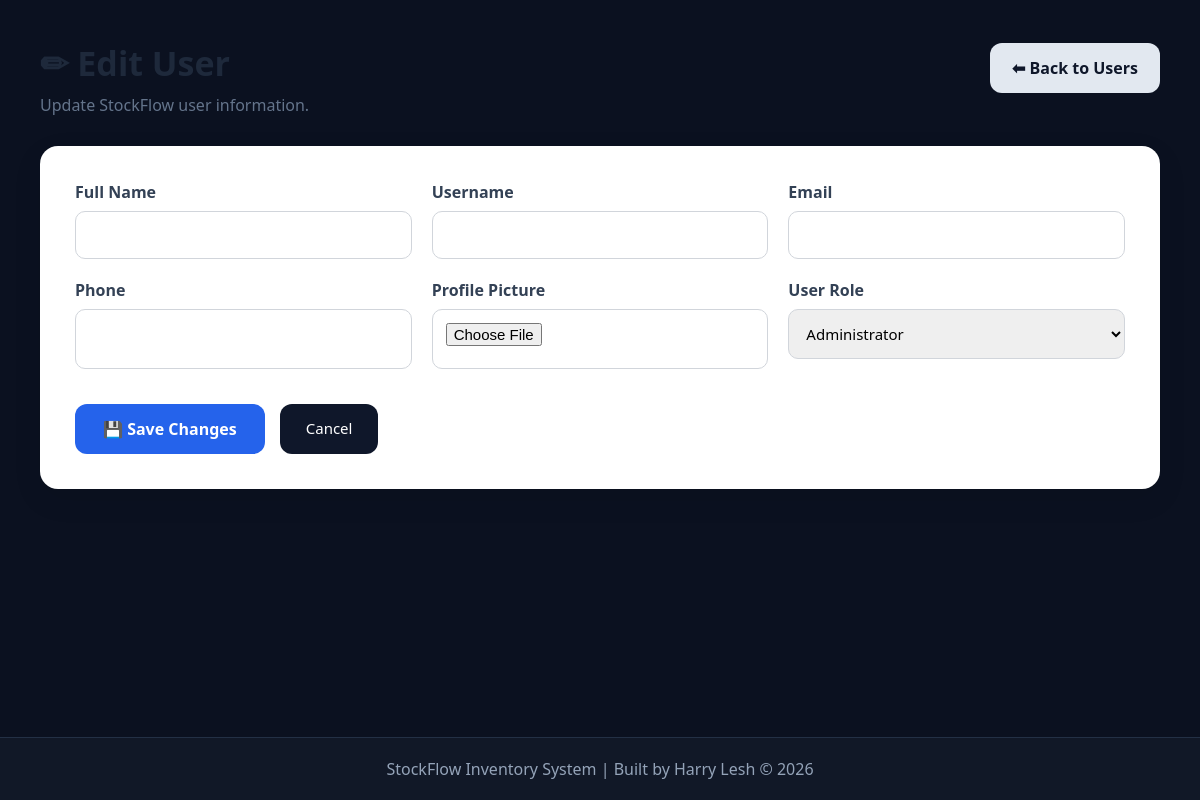
The app's page /edit_user/75 (signed in), older data.
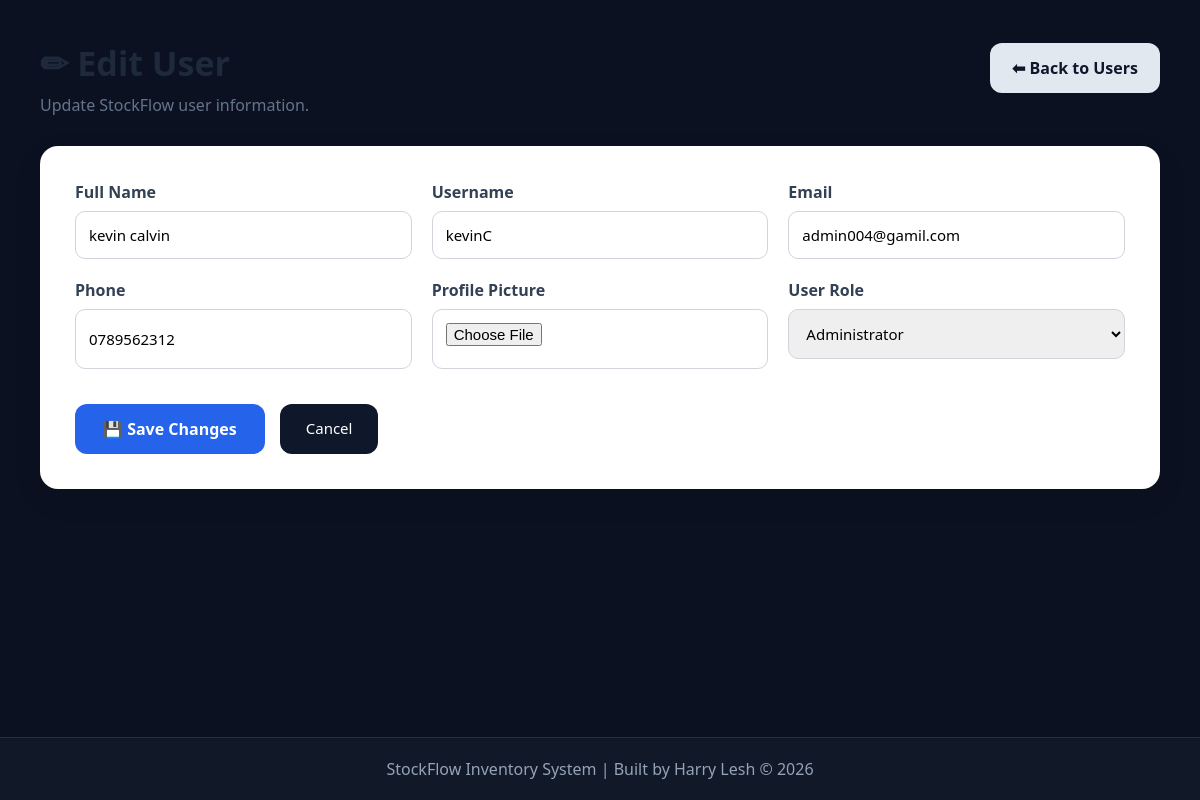
The same page, newer data.
### tables this page shows
CREATE TABLE users(
      id INTEGER PRIMARY KEY AUTOINCREMENT,
      username TEXT UNIQUE NOT NULL,
      password TEXT NOT NULL
    , full_name TEXT, email TEXT, phone TEXT, profile_picture TEXT, role TEXT DEFAULT 'Administrator', last_login TEXT, created_at TEXT);

### app.py (the view, shortened to what this page needs)
@app.route("/edit_user/<int:user_id>", methods=["GET", "POST"])
def edit_user(user_id):
    if "user" not in session:
        return redirect("/")
    conn = sqlite3.connect("database.db")
    cursor = conn.cursor()
    cursor.execute(
        "SELECT * FROM users WHERE id=?",
        (user_id,)
    )
    user = cursor.fetchone()
    conn.close()
    return render_template(
        "edit_user.html",
        user=user
    )

### templates/edit_user.html (shortened to what this page needs)
{% extends "layout.html" %}
{% block content %}
<div class="add-user-wrapper">
    <div class="page-header">
        <div>
            <h1>✏ Edit User</h1>
            <p>Update StockFlow user information.</p>
        </div>
        <a href="/users" class="back-btn">
            ⬅ Back to Users
        </a>
    </div>
    <div class="form-card">
        <form method="POST" enctype="multipart/form-data">
            <div class="form-grid">
                <div>
                    <label>Full Name</label>
                    <input type="text" name="full_name" value="{{ user[3] }}" required>
                </div>
                <div>
                    <label>Username</label>
                    <input type="text" name="username" value="{{ user[1] }}" required>
                </div>
                <div>
                    <label>Email</label>
                    <input type="email" name="email" value="{{ user[4] }}">
                </div>
                <div>
                    <label>Phone</label>
                    <input type="text" name="phone" value="{{ user[5] }}">
                </div>
                <div>
                    <label>Profile Picture</label>
                    <input type="file" name="profile_picture" accept="image/*">
                </div>
                <div>
                    <label>User Role</label>
                    <select name="role">
                        <option value="Administrator" {% if user[7]=="Administrator" %}selected{% endif %}>
                            Administrator
                        </option>
                    </select>
                </div>
            </div>
            <div class="form-buttons">
                <button type="submit" class="save-btn">
                    💾 Save Changes
                </button>
                <a href="/users" class="secondary-btn">
                    Cancel
                </a>
            </div>
        </form>
    </div>
</div>
{% endblock %}

### templates/layout.html (shortened to what this page needs)
<!DOCTYPE html>
<html lang="en">
<head>
    <link rel="stylesheet" href="{{ url_for('static', filename='css/style.css') }}">
    <link rel="stylesheet" href="https://cdnjs.cloudflare.com/ajax/libs/font-awesome/6.5.1/css/all.min.css">
    <link rel="stylesheet" href="{{ url_for('static', filename='css/profile.css') }}">
    <link rel="stylesheet" href="{{ url_for('static', filename='css/settings.css') }}">
</head>
<body>
    {% block content %}
    {% endblock %}
    <footer class="footer">
        <p>StockFlow Inventory System | Built by Harry Lesh © 2026</p>
    </footer>
</body>
</html>

### static/css/style.css (style rules this page uses)
* { margin: 0; padding: 0; box-sizing: border-box; font-family: 'Segoe UI', sans-serif; }
body { background: #0b1120; color: white; min-height: 100vh; display: flex; flex-direction: column; }
form input { flex: 1; padding: 12px; border: none; border-radius: 10px; }
select { width: 100%; padding: 12px; border: none; border-radius: 10px; margin-bottom: 10px; }
.footer { text-align: center; padding: 20px; background: #111827; color: #94a3b8; margin-top: 40px; border-top: 1px solid #233045; }
.footer { margin-top: auto; text-align: center; padding: 20px; background: #111827; color: #94a3b8; border-top: 1px solid #233045; }
.back-btn { display: inline-block; margin-bottom: 20px; padding: 10px 20px; background: #374151; color: white; text-decoration: none; border-radius: 10px; transition: .3s; font-weight: 600; }
.add-user-wrapper { padding: 40px; }
.page-header { display: flex; justify-content: space-between; align-items: center; margin-bottom: 30px; flex-wrap: wrap; }
.page-header h1 { color: #1e293b; font-size: 34px; margin-bottom: 8px; }
.page-header p { color: #64748b; }
.form-card { background: white; padding: 35px; border-radius: 18px; box-shadow: 0 10px 30px rgba(0, 0, 0, .08); }
.form-grid { display: grid; grid-template-columns: repeat(auto-fit, minmax(280px, 1fr)); gap: 20px; }
.form-grid label { display: block; margin-bottom: 8px; font-weight: 600; color: #334155; }
.form-grid input, .form-grid select { width: 100%; padding: 13px; border: 1px solid #d1d5db; border-radius: 10px; font-size: 15px; transition: .3s; }
.form-buttons { margin-top: 35px; display: flex; gap: 15px; flex-wrap: wrap; }

### static/css/profile.css (style rules this page uses)
.save-btn { background: #16a34a; color: white; border: none; padding: 14px 26px; border-radius: 12px; cursor: pointer; font-size: 15px; transition: .3s; }
.secondary-btn { background: #f59e0b; color: white; text-decoration: none; padding: 14px 26px; border-radius: 12px; transition: .3s; }
.back-btn { background: #64748b; color: white; text-decoration: none; padding: 14px 26px; border-radius: 12px; transition: .3s; }

### static/css/settings.css (style rules this page uses)
.form-grid { display: grid; grid-template-columns: repeat(auto-fit, minmax(280px, 1fr)); gap: 20px; }
.form-grid div { display: flex; flex-direction: column; }
label { margin-bottom: 8px; font-weight: 600; color: #334155; }
.save-btn { background: #2563eb; color: white; border: none; padding: 14px 28px; border-radius: 12px; cursor: pointer; font-size: 16px; font-weight: bold; transition: .3s; }
.secondary-btn { background: #0f172a; color: white; border: none; padding: 14px 26px; border-radius: 12px; cursor: pointer; transition: .3s; font-size: 15px; }
.back-btn { display: inline-block; text-decoration: none; background: #e2e8f0; color: #0f172a; padding: 14px 22px; border-radius: 12px; font-weight: bold; transition: .3s; }
.save-btn, .reset-btn, .secondary-btn, .back-btn { transition: all .3s ease; }

Row changes from the older to the newer data that the page shows:
added users: full_name "kevin calvin", username "kevinC", email "admin004@gamil.com", phone "0789562312", role "Administrator"
Text that changed along with them:
form field role: "Administrator" → (not shown)
